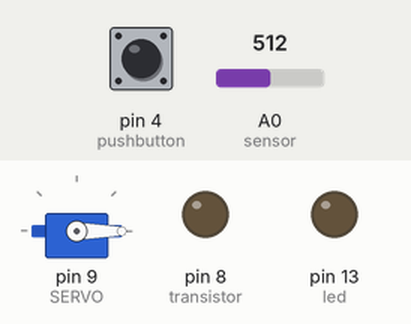
Bench run of a sketch on a simulated Arduino Uno, built with avr-gcc and run on an emulated ATmega328P. Parts: servo, output pins drawn as LEDs (lit = HIGH). Dashed ring = blinking. The test bench sets the inputs (shaded band); at power-on: pin 4 (pushbutton) HIGH, A0 (sensor) = 512.

Above: at 1.2 s.
1.3 s: pin 4 (pushbutton) pulled LOW for 0.15 s
At 2.5 s:
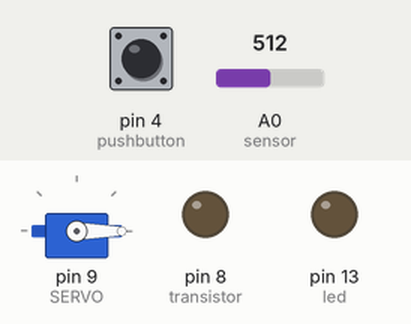
2.9 s: pin 4 (pushbutton) pulled LOW for 1 s
At 4.8 s:
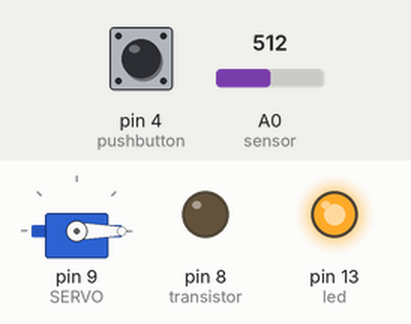
5.4 s: pin 4 (pushbutton) pulled LOW for 1 s
At 6.1 s:
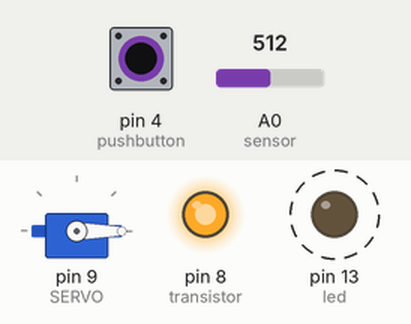
7.9 s: pin 4 (pushbutton) pulled LOW for 3.2 s
At 11.5 s:
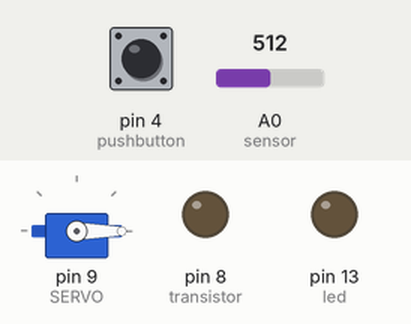
12.6 s: pin 4 (pushbutton) pulled LOW for 3.2 s
At 14.0 s:
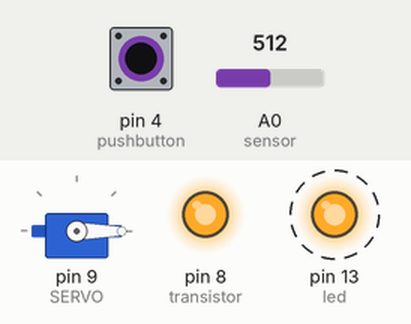
Timing chart, 0 to 17.4 s (numbered marks = the images above; inputs shaded):
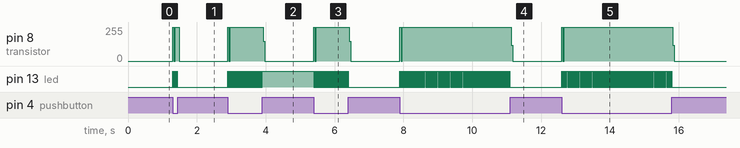

The sketch:

cotesia.ino
```cpp
//Autor Gabriel Lima
//Dispeser de cotesia para drones agriculas.
//06/02/2023
#include <Servo.h>
//Declaracao de variaveis
#define SERVO 9 // Porta Digital 9 PWM
Servo s; // Variável Servo
int pos; // Posição Servo
int limiteDisparo = 1010; //leitura do sensor
int pushbutton = 4; // declara o push button na porta 4
bool estadoled = 0; // variavel de controle
int led = 13; //led de verificacao
int transistor = 8;// Ligue o motor ao pino digital 8
int sensor = A0;// O fotoresistor (LDR) é conectado ao pino analógico 0
int sensorValue = 0;// Armazena o valor de leitura analógica

void setup() {

  pinMode(pushbutton, INPUT_PULLUP); // define o pino do botao como entrada
  pinMode(led, OUTPUT);// define LED como saida
  pinMode(transistor, OUTPUT);//defina o motor como saida
  pinMode(sensor, INPUT);// Define o fotoresistor como uma entrada
  s.attach(SERVO);
  s.write(0); // Inicia motor posição zero
  Serial.begin(9600);// Inicia a comunicação serial com uma taxa de transmissão de 9600 boud rate
}

//Função girar
void girar(){
  sensorValue = analogRead(sensor);// Lê o valor atual do fotoresistor

  if (sensorValue < limiteDisparo) {
      digitalWrite(transistor, HIGH);
  	}else {
      digitalWrite(transistor,LOW);
      for(pos = 0; pos < 90; pos++){
   	 s.write(pos);
  	 delay(15);
 	 }
	  delay(15);
  	for(pos = 90; pos >= 0; pos--){
    	s.write(pos);
    	delay(15);

  	}
  Serial.print ("Leitura atual do sensor: ");
  Serial.println(sensorValue);
  delay(130);
  }
  digitalWrite(transistor, HIGH);
  delay(15);
  digitalWrite(transistor,LOW);
}

void loop(){

  if (digitalRead(pushbutton) == LOW) // Se o botão for pressionado
  {
    estadoled = !estadoled; // troca o estado do LED
    digitalWrite(led, estadoled);
    girar();
    while (digitalRead(pushbutton) == HIGH);

  	}
}
```

Measured:
- after the input at 1.3 s, pin 8 (transistor): 0/255 → 253/255 at once, → 0/255 0.19 s later; pin 13 (led): alternates HIGH for 0.02 s and LOW for 0.02 s, 10 changes in all, then stays LOW, starting at once
- after the input at 2.9 s, pin 8 (transistor): 0/255 → 253/255 at once, → 0/255 1.0 s later; pin 13 (led): alternates HIGH for 0.02 s and LOW for 0.02 s, 67 changes in all, then stays HIGH, starting at once
- after the input at 5.4 s, pin 8 (transistor): 0/255 → 253/255 at once, → 0/255 1.0 s later; pin 13 (led): alternates HIGH for 0.02 s and LOW for 0.02 s, 67 changes in all, then stays LOW, starting at once
- after the input at 7.9 s, pin 8 (transistor): 0/255 → 253/255 at once, → 0/255 3.2 s later; pin 13 (led): alternates HIGH for 0.02 s and LOW for 0.02 s, 212 changes in all, then stays LOW, starting at once
- after the input at 12.6 s, pin 8 (transistor): 0/255 → 253/255 at once, → 0/255 3.2 s later; pin 13 (led): alternates HIGH for 0.02 s and LOW for 0.02 s, 212 changes in all, then stays LOW, starting at once
